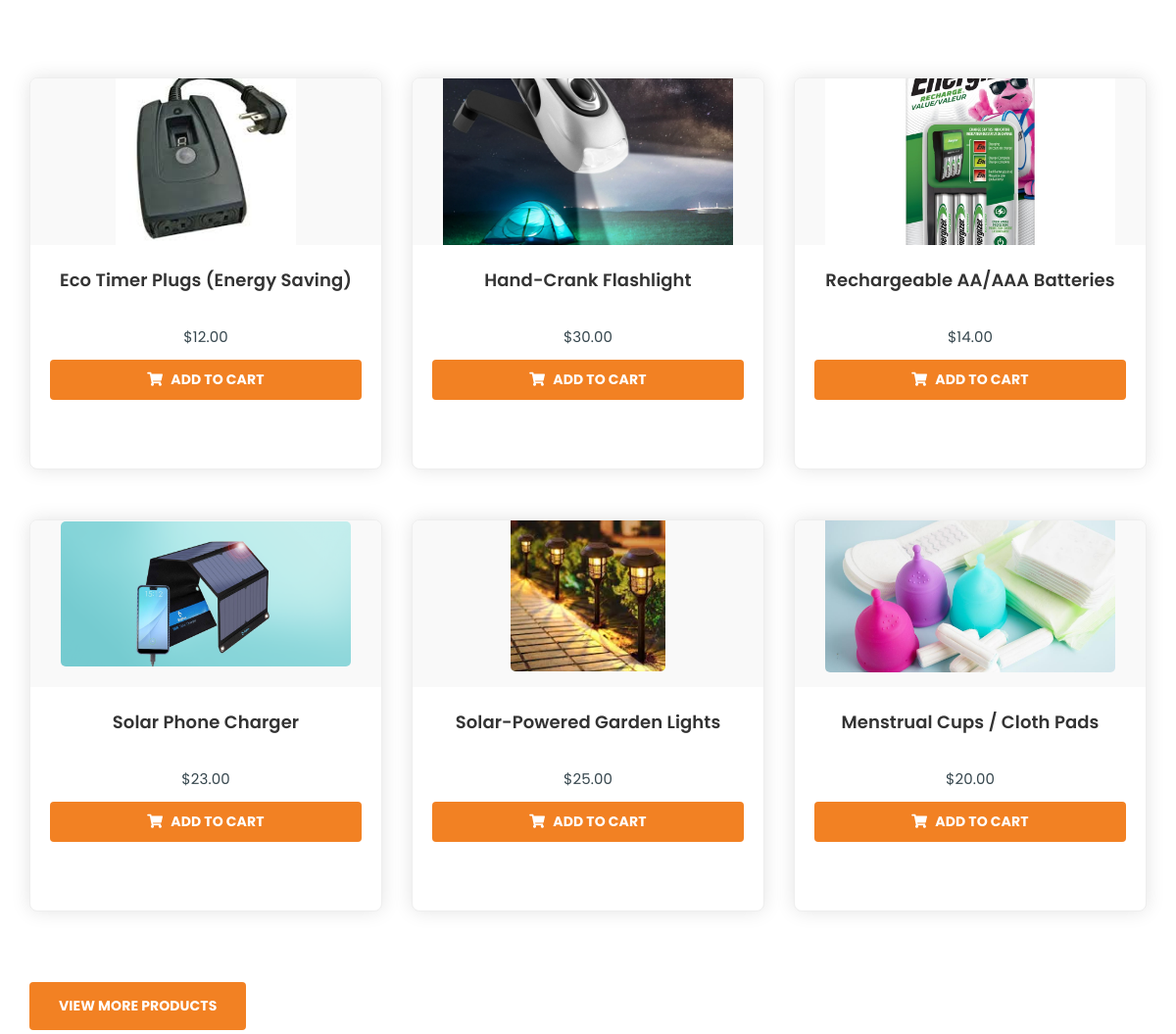
The app's page / (middle part), older data.
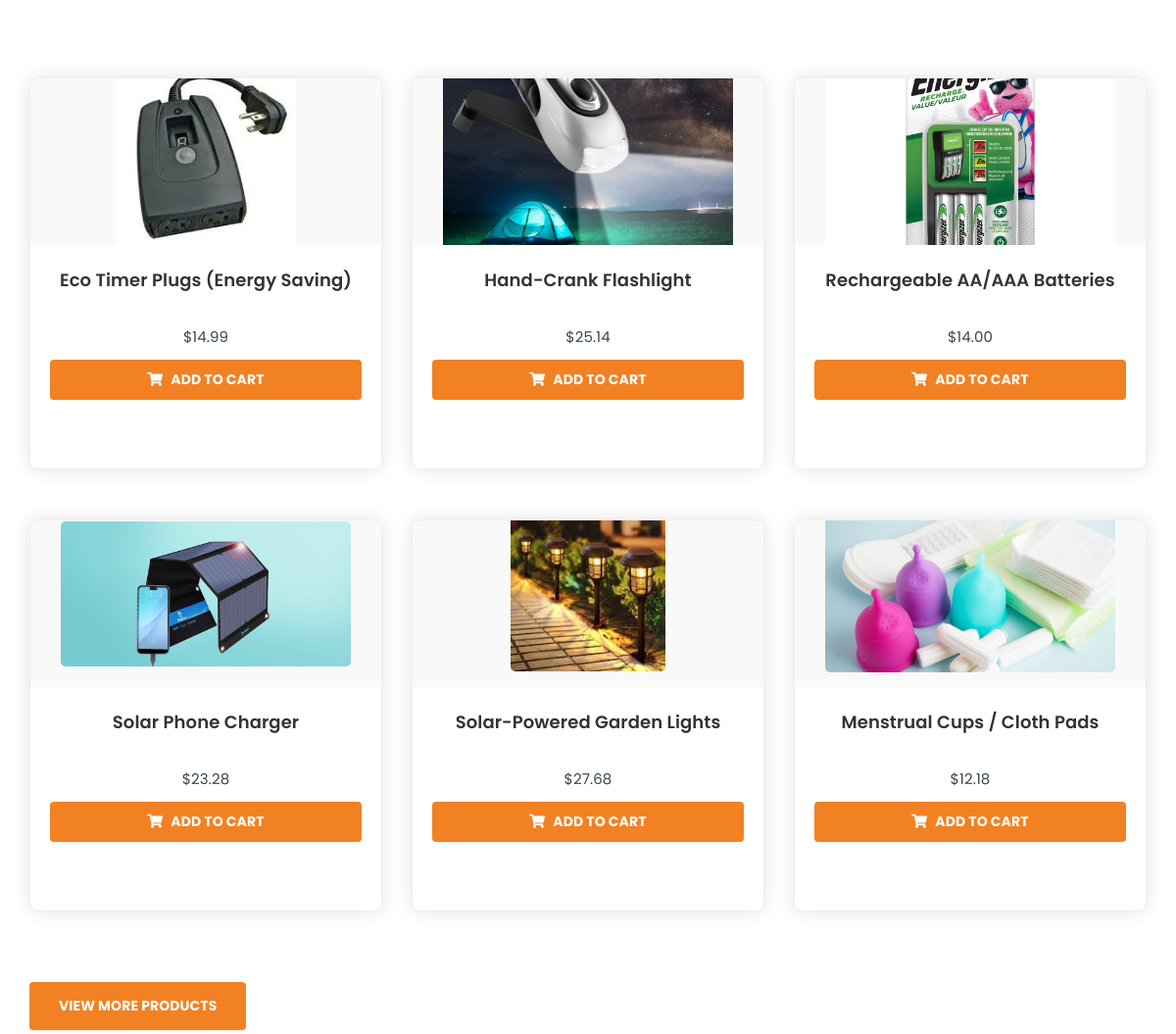
The same page, newer data.
### app1/models.py (models this page shows, shortened)
class Product(models.Model):
    CATEGORY_CHOICES = [
        ('Organic Food', 'Organic Food'),
        ('Household Items', 'Household Items'),
        ('Reusable Products', 'Reusable Products'),
        ('Eco Personal Care', 'Eco Personal Care'),
        ('Green Gadgets', 'Green Gadgets'),
        ('other', 'Other'),
    ]
    name = models.CharField(max_length=100)
    description = models.TextField()
    price = models.DecimalField(max_digits=10, decimal_places=2)
    category = models.CharField(max_length=30, choices=CATEGORY_CHOICES)
    image = models.ImageField(upload_to='products/')
    created_at = models.DateTimeField(auto_now_add=True)
    updated_at = models.DateTimeField(auto_now=True)
    class Meta:
        ordering = ['-created_at']

### app1/views.py (the view)
# urls.py: path('', views.home, name='home'),
def home(request):
    products = Product.objects.all()[:6]
    welcome_message = request.session.pop('welcome_message', None)
    if welcome_message:
        messages.success(request, welcome_message)
    return render(request, 'index.html',{'products': products})

### app1/context_processors.py (called while the page is built)
def cart_count(request):
    if request.user.is_authenticated:
        cart, created = Cart.objects.get_or_create(user=request.user)
        return {'cart_count': cart.items.count()}
    return {'cart_count': 0}

### app1/static/templates/index.html (shortened to what this page needs)
{% extends 'base.html' %}
{% load static %}
{% block content %}
<div class="product-section mt-150 mb-150">
    <div class="container">
        <div class="row">
            <div class="col-lg-8 offset-lg-2 text-center">
            </div>
        </div>
        <div class="row">
            <div class="row">
    {% for product in products|slice:":6" %}
    <div class="col-lg-4 col-md-6 text-center mb-4">
        <div class="single-product-item" style="height: 400px; width: 100%; border: 1px solid #eee; border-radius: 8px; overflow: hidden; transition: all 0.3s; display: flex; flex-direction: column; background: #fff;">
            <div class="product-image" style="height: 200px; overflow: hidden; display: flex; align-items: center; justify-content: center; background: #f9f9f9; padding: 15px;">
                <a href="{% url 'product_detail' product.id %}">
                    <img src="{{ product.image.url }}" alt="{{ product.name }}"
                         style="max-height: 100%; max-width: 100%; object-fit: contain; transition: transform 0.3s;">
                </a>
            </div>
            <div class="product-info" style="padding: 20px; height: 200px; display: flex; flex-direction: column; justify-content: space-between;">
                <h3 style="margin: 0 0 10px; font-size: 18px; color: #333; min-height: 40px; display: -webkit-box; -webkit-line-clamp: 2; -webkit-box-orient: vertical; overflow: hidden;">{{ product.name }}</h3>
                <p class="product-price" style="margin: 10px 0; font-size: 16px;">
                    {% if product.discount_price %}
                        <span class="original-price" style="text-decoration: line-through; color: #999; margin-right: 5px;">${{ product.price }}</span>
                        <span style="color: #F28123; font-weight: bold;">${{ product.discount_price }}</span>
                    {% else %}
                        <span>${{ product.price }}</span>
                    {% endif %}
                </p>
                <a href="{% url 'add_to_cart' product.id %}" class="cart-btn"
                   style="margin-top: auto; display: inline-block; background-color: #F28123; color: #fff; padding: 8px 15px; border-radius: 4px; text-transform: uppercase; font-weight: 700; border: none; transition: all 0.3s; text-align: center; font-size: 14px;">
                    <i class="fas fa-shopping-cart"></i> Add to Cart
                </a>
            </div>
        </div>
    </div>
    {% endfor %}
</div>
<div class="row mt-4">
    <div class="col-12 text-center">
        <a href="{% url 'shop' %}" class="boxed-btn"
           style="display: inline-block; background-color: #F28123; color: #fff; padding: 12px 30px; border-radius: 4px; text-transform: uppercase; font-weight: 700; transition: all 0.3s; border: none;">
            View More Products
        </a>
    </div>
</div>
        </div>
    </div>
</div>
{% endblock %}

Row changes from the older to the newer data that the page shows:
changed Product "Eco Timer Plugs (Energy Saving)": price "12.00" → "14.99"
changed Product "Hand-Crank Flashlight": price "30.00" → "25.14"
changed Product "Solar Phone Charger": price "23.00" → "23.28"
changed Product "Solar-Powered Garden Lights": price "25.00" → "27.68"
changed Product "Menstrual Cups / Cloth Pads": price "20.00" → "12.18"
